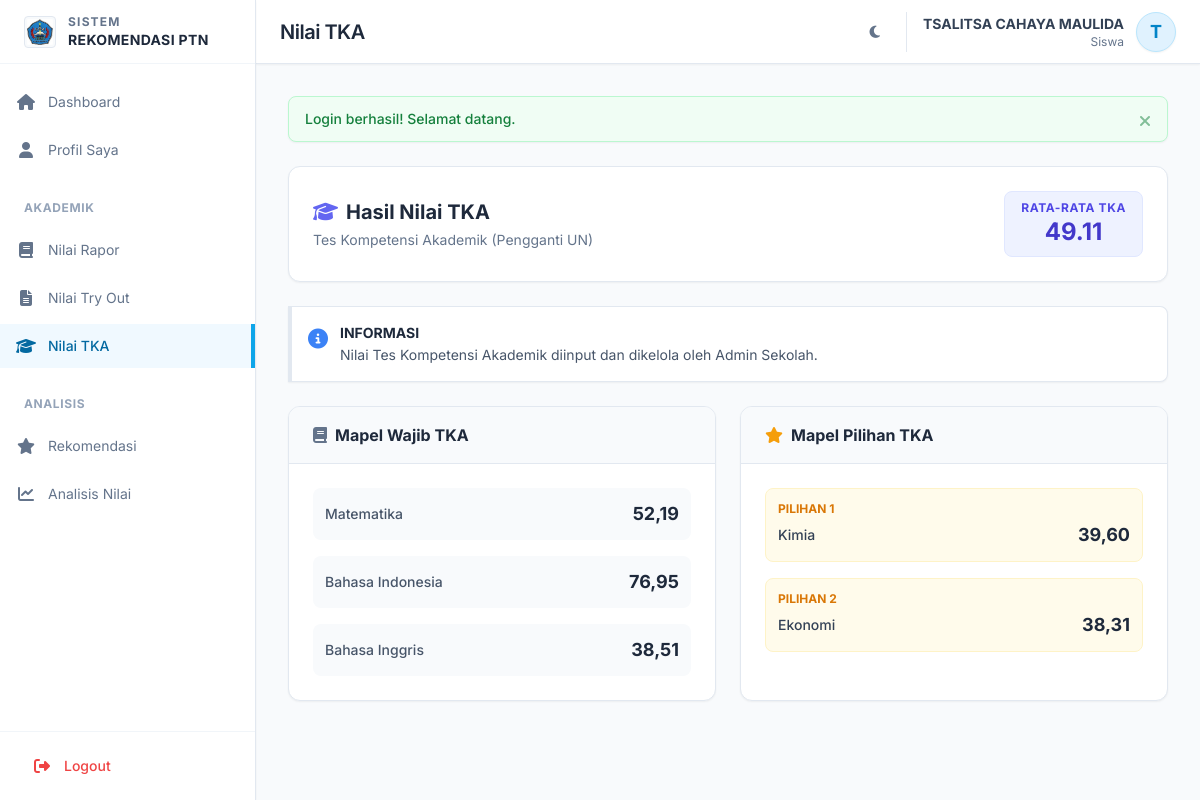
Page /siswa/nilai-tka.php (signed in) on the committed database.
### tables this page shows
CREATE TABLE `users` (
  `id` int NOT NULL,
  `username` varchar(50) NOT NULL,
  `password` varchar(255) NOT NULL,
  `role` enum('siswa','admin') DEFAULT 'siswa',
  `nama` varchar(100) NOT NULL,
  `is_active` tinyint(1) DEFAULT '1',
  `created_at` timestamp NULL DEFAULT CURRENT_TIMESTAMP,
  `updated_at` timestamp NULL DEFAULT CURRENT_TIMESTAMP ON UPDATE CURRENT_TIMESTAMP
);

CREATE TABLE `nilai_tka` (
  `id` int NOT NULL,
  `siswa_id` int DEFAULT NULL,
  `nilai_mtk` decimal(5,2) DEFAULT '0.00',
  `nilai_indo` decimal(5,2) DEFAULT '0.00',
  `nilai_inggris` decimal(5,2) DEFAULT '0.00',
  `nilai_pilihan_1` decimal(5,2) DEFAULT '0.00',
  `mapel_pilihan_1` varchar(50) DEFAULT NULL,
  `nilai_pilihan_2` decimal(5,2) DEFAULT '0.00',
  `mapel_pilihan_2` varchar(50) DEFAULT NULL,
  `rata_rata_tka` decimal(5,2) DEFAULT NULL,
  `created_at` timestamp NULL DEFAULT CURRENT_TIMESTAMP
);

### siswa/nilai-tka.php (the view, shortened to what the rows shown need)
<?php
$pageTitle = 'Nilai TKA';
require_once __DIR__ . '/../includes/Database.php';
require_once __DIR__ . '/../includes/functions.php';
$db = Database::getInstance();
require_once __DIR__ . '/../templates/header-siswa.php';
$siswaId = $_SESSION['siswa_id'];
$dataTKA = $db->queryOne("SELECT * FROM nilai_tka WHERE siswa_id = ?", [$siswaId]);
?>
<div class="max-w-5xl mx-auto space-y-6">
    <div class="flex flex-col md:flex-row justify-between items-start md:items-center gap-4 bg-white dark:bg-slate-800 p-6 rounded-xl border border-slate-200 dark:border-slate-700 shadow-sm">
        <div>
            <h2 class="text-xl font-bold text-slate-800 dark:text-white flex items-center gap-2">
                <i class="fas fa-graduation-cap text-indigo-500"></i> Hasil Nilai TKA
            </h2>
        </div>
        <?php if ($dataTKA): ?>
            <div class="flex items-center gap-3">
                <div class="px-4 py-2 bg-indigo-50 dark:bg-indigo-900/30 rounded-lg text-center border border-indigo-100 dark:border-indigo-800">
                    <span class="block text-xs text-indigo-600 dark:text-indigo-400 uppercase font-bold tracking-wider">Rata-rata TKA</span>
                    <span class="text-2xl font-bold text-indigo-700 dark:text-indigo-300"><?= number_format($dataTKA['rata_rata_tka'], 2) ?></span>
                </div>
            </div>
        <?php endif; ?>
    </div>
    <?php if (!$dataTKA): ?>
        <div class="bg-white dark:bg-slate-800 rounded-xl border border-slate-200 dark:border-slate-700 shadow-sm p-12 text-center">
            <div class="inline-flex items-center justify-center w-16 h-16 rounded-full bg-slate-100 dark:bg-slate-700 mb-4">
                <i class="fas fa-clipboard-list text-2xl text-slate-400"></i>
            </div>
            <h3 class="text-lg font-medium text-slate-900 dark:text-white">Nilai Belum Tersedia</h3>
            <p class="text-slate-500 dark:text-slate-400 mt-1">Nilai TKA Anda belum diinput oleh Admin Sekolah.</p>
        </div>
    <?php else: ?>
        <div class="grid grid-cols-1 md:grid-cols-2 gap-6">
            <div class="bg-white dark:bg-slate-800 rounded-xl border border-slate-200 dark:border-slate-700 shadow-sm overflow-hidden">
                <div class="px-6 py-4 border-b border-slate-200 dark:border-slate-700 bg-slate-50 dark:bg-slate-700/30">
                    <h3 class="font-bold text-slate-800 dark:text-white flex items-center gap-2">
                        <i class="fas fa-book text-slate-500"></i> Mapel Wajib TKA
                    </h3>
                </div>
                <div class="p-6 space-y-4">
                    <div class="flex justify-between items-center p-3 bg-slate-50 dark:bg-slate-700/30 rounded-lg">
                        <span class="text-sm font-medium text-slate-600 dark:text-slate-300">Matematika</span>
                        <span class="text-lg font-bold text-slate-800 dark:text-white"><?= formatNumber($dataTKA['nilai_mtk']) ?></span>
                    </div>
                    <div class="flex justify-between items-center p-3 bg-slate-50 dark:bg-slate-700/30 rounded-lg">
                        <span class="text-sm font-medium text-slate-600 dark:text-slate-300">Bahasa Indonesia</span>
                        <span class="text-lg font-bold text-slate-800 dark:text-white"><?= formatNumber($dataTKA['nilai_indo']) ?></span>
                    </div>
                    <div class="flex justify-between items-center p-3 bg-slate-50 dark:bg-slate-700/30 rounded-lg">
                        <span class="text-sm font-medium text-slate-600 dark:text-slate-300">Bahasa Inggris</span>
                        <span class="text-lg font-bold text-slate-800 dark:text-white"><?= formatNumber($dataTKA['nilai_inggris']) ?></span>
                    </div>
                </div>
            </div>
            <div class="bg-white dark:bg-slate-800 rounded-xl border border-slate-200 dark:border-slate-700 shadow-sm overflow-hidden">
                <div class="px-6 py-4 border-b border-slate-200 dark:border-slate-700 bg-slate-50 dark:bg-slate-700/30">
                    <h3 class="font-bold text-slate-800 dark:text-white flex items-center gap-2">
                        <i class="fas fa-star text-amber-500"></i> Mapel Pilihan TKA
                    </h3>
                </div>
                <div class="p-6 space-y-4">
                    <div class="p-3 bg-amber-50 dark:bg-amber-900/10 border border-amber-100 dark:border-amber-800/30 rounded-lg">
                        <div class="text-xs text-amber-600 dark:text-amber-400 uppercase font-bold mb-1">Pilihan 1</div>
                        <div class="flex justify-between items-center">
                            <span class="text-sm font-medium text-slate-700 dark:text-slate-200">
                                <?= $dataTKA['mapel_pilihan_1'] ?: '<span class="italic text-slate-400">Tidak ada</span>' ?>
                            </span>
                            <span class="text-lg font-bold text-slate-800 dark:text-white"><?= formatNumber($dataTKA['nilai_pilihan_1']) ?></span>
                        </div>
                    </div>
                    <div class="p-3 bg-amber-50 dark:bg-amber-900/10 border border-amber-100 dark:border-amber-800/30 rounded-lg">
                        <div class="text-xs text-amber-600 dark:text-amber-400 uppercase font-bold mb-1">Pilihan 2</div>
                        <div class="flex justify-between items-center">
                            <span class="text-sm font-medium text-slate-700 dark:text-slate-200">
                                <?= $dataTKA['mapel_pilihan_2'] ?: '<span class="italic text-slate-400">Tidak ada</span>' ?>
                            </span>
                            <span class="text-lg font-bold text-slate-800 dark:text-white"><?= formatNumber($dataTKA['nilai_pilihan_2']) ?></span>
                        </div>
                    </div>
                </div>
            </div>
        </div>
    <?php endif; ?>
</div>
<?php require_once __DIR__ . '/../templates/footer.php'; ?>

### templates/header-siswa.php (shortened to what the rows shown need)
<?php
require_once __DIR__ . '/../includes/Auth.php';
require_once __DIR__ . '/../includes/functions.php';
$auth = new Auth();
$auth->requireSiswa();
$auth->checkSessionTimeout(1800);
$user = $auth->getUser();
$initial = strtoupper(substr($user['nama'] ?? 'S', 0, 1));
?>
<!DOCTYPE html>
<html lang="id" class="scroll-smooth">
<head>
    <link rel="stylesheet" href="https://cdnjs.cloudflare.com/ajax/libs/font-awesome/6.5.1/css/all.min.css">
    <script src="https://cdn.tailwindcss.com"></script>
</head>
<body class="bg-slate-50 text-slate-800 antialiased dark:bg-slate-900 dark:text-slate-100 transition-colors duration-300">
    <div class="flex h-screen overflow-hidden">
        <div class="flex-1 flex flex-col overflow-hidden relative">
            <header class="bg-white h-16 shadow-sm border-b border-slate-200 flex items-center justify-between px-4 sm:px-6 z-40 dark:bg-slate-800 dark:border-slate-700 transition-colors duration-300">
                <div class="flex items-center gap-4">
                    <h1 class="text-xl font-semibold text-slate-800 tracking-tight hidden sm:block dark:text-white">
                        <?= isset($pageTitle) ? $pageTitle : 'Dashboard' ?>
                    </h1>
                </div>
                <div class="flex items-center gap-4">
                    <div class="flex items-center gap-3 pl-4 border-l border-slate-200 dark:border-slate-600">
                        <div class="text-right hidden sm:block">
                            <div class="text-sm font-bold text-slate-700 dark:text-slate-200"><?= sanitize($user['nama']) ?></div>
                            <div class="text-xs text-slate-500 dark:text-slate-400">Siswa</div>
                        </div>
                        <div class="h-10 w-10 rounded-full bg-sky-100 border border-sky-200 flex items-center justify-center overflow-hidden text-sky-600 font-bold text-lg shadow-sm dark:bg-sky-900 dark:text-sky-300 dark:border-sky-700">
                            <?= $initial ?>
                        </div>
                    </div>
                </div>
            </header>
            <main class="flex-1 overflow-x-hidden overflow-y-auto bg-slate-50 p-4 sm:p-6 lg:p-8 dark:bg-slate-900 transition-colors duration-300">

### rows in the picture
users: nama "TSALITSA CAHAYA MAULIDA", nama "T"
nilai_tka: rata_rata_tka "49.11", nilai_mtk "52,19", nilai_indo "76,95", nilai_inggris "38,51", mapel_pilihan_1 "Kimia", nilai_pilihan_1 "39,60", mapel_pilihan_2 "Ekonomi", nilai_pilihan_2 "38,31"

### other values in the picture
$pageTitle "Nilai TKA"
$flash['message'] "Login berhasil! Selamat datang."
